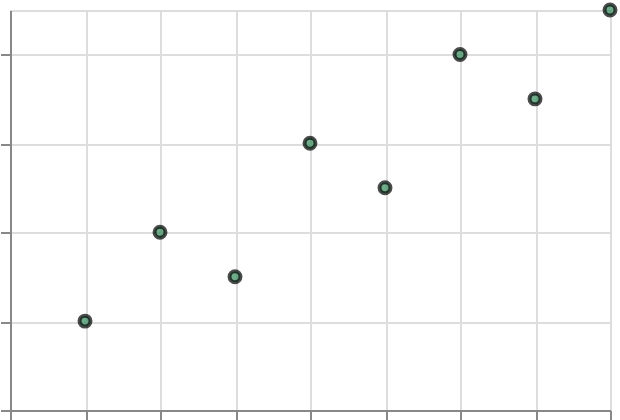

Write a Vega-Lite specification for this figure.
### Vega-Lite specification from a JSON file in a GitHub repository (floating-point values rounded to 4 significant figures)
{"$schema": "https://vega.github.io/schema/vega-lite/v6.json", "padding": 5, "autosize": "none", "width": 300, "height": 200, "data": {"name": "table", "values": [{"c": "A", "g": "p", "x": 1, "y": 2, "v": 5, "t": "2024-01-15", "o": {"v": 3}, "IMDB Rating": 6.1, "d": "x1"}, {"c": "B", "g": "q", "x": 2, "y": 4, "v": 9, "t": "2024-02-20", "o": {"v": 7}, "IMDB Rating": 7.4, "d": "x2"}, {"c": "A", "g": "q", "x": 3, "y": 3, "v": 2, "t": "2024-03-05", "o": {"v": 1}, "IMDB Rating": 5.2, "d": "x1"}, {"c": "C", "g": "p", "x": 4, "y": 6, "v": 7, "t": "2024-05-30", "o": {"v": 4}, "IMDB Rating": 8.8, "d": "x3"}, {"c": "B", "g": "p", "x": 5, "y": 5, "v": 4, "t": "2024-07-11", "o": {"v": 9}, "IMDB Rating": 6.9, "d": "x2"}, {"c": "C", "g": "q", "x": 6, "y": 8, "v": 6, "t": "2024-09-02", "o": {"v": 2}, "IMDB Rating": 7.7, "d": "x3"}, {"c": "A", "g": "p", "x": 7, "y": 7, "v": 8, "t": "2024-11-25", "o": {"v": 5}, "IMDB Rating": 4.4, "d": "x1"}, {"c": "B", "g": "q", "x": 8, "y": 9, "v": 3, "t": "2024-12-31", "o": {"v": 8}, "IMDB Rating": 9.1, "d": "x2"}]}, "mark": {"type": "point", "filled": true}, "encoding": {"x": {"field": "x", "type": "quantitative"}, "y": {"field": "y", "type": "quantitative"}, "fill": {"value": "seagreen"}, "stroke": {"value": "black"}}}
